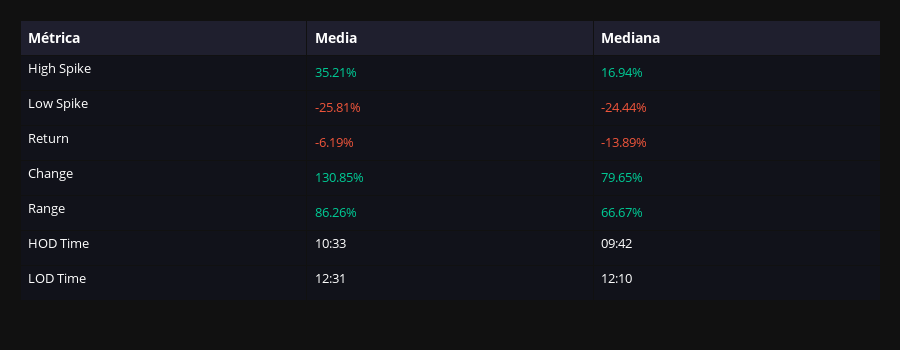

Notebook code for this chart:
### Code cell
def format_value(v):
    if isinstance(v, str) and ":" in v:
        return v
    if v >= 0:
        return f"<span style='color:#00cc96'>{v}%</span>"
    else:
        return f"<span style='color:#ef553b'>{v}%</span>"

metrics = [
    "High Spike", "Low Spike", "Return",
    "Change", "Range", "HOD Time", "LOD Time"
]

avg_values = [
    format_value(avg_high_spike),
    format_value(avg_low_spike),
    format_value(avg_return),
    format_value(avg_open_gap),
    format_value(avg_range),
    avg_hod_time,
    avg_lod_time
]

median_values = [
    format_value(median_high_spike),
    format_value(median_low_spike),
    format_value(median_return),
    format_value(median_open_gap),
    format_value(median_range),
    median_hod_time,
    median_lod_time
]

fig = go.Figure(data=[
    go.Table(
        header=dict(
            values=["<b>Métrica</b>", "<b>Media</b>", "<b>Mediana</b>"],
            fill_color="#1f1f2e",
            font=dict(color="white", size=14),
            align="left"
        ),
        cells=dict(
            values=[metrics, avg_values, median_values],
            fill_color="#11121A",
            align="left",
            font=dict(color="white", size=13),
            height=35,
            format=["", "", ""],
        )
    )
])

fig.update_layout(
    template="plotly_dark",
    height=350,
    margin=dict(t=20, b=20, l=20, r=20)
)

fig.show()

### Figure 1 — Plotly figure (JSON) as saved in the notebook; plotly's stock layout.template omitted (floating-point values rounded to 4 significant figures)
{"data": [{"cells": {"align": "left", "fill": {"color": "#11121A"}, "font": {"color": "white", "size": 13}, "format": ["", "", ""], "height": 35, "values": [["High Spike", "Low Spike", "Return", "Change", "Range", "HOD Time", "LOD Time"], ["<span style='color:#00cc96'>35.21%</span>", "<span style='color:#ef553b'>-25.81%</span>", "<span style='color:#ef553b'>-6.19%</span>", "<span style='color:#00cc96'>130.85%</span>", "<span style='color:#00cc96'>86.26%</span>", "10:33", "12:31"], ["<span style='color:#00cc96'>16.94%</span>", "<span style='color:#ef553b'>-24.44%</span>", "<span style='color:#ef553b'>-13.89%</span>", "<span style='color:#00cc96'>79.65%</span>", "<span style='color:#00cc96'>66.67%</span>", "09:42", "12:10"]]}, "header": {"align": "left", "fill": {"color": "#1f1f2e"}, "font": {"color": "white", "size": 14}, "values": ["<b>Métrica</b>", "<b>Media</b>", "<b>Mediana</b>"]}, "type": "table"}], "layout": {"height": 350, "margin": {"b": 20, "l": 20, "r": 20, "t": 20}}}
